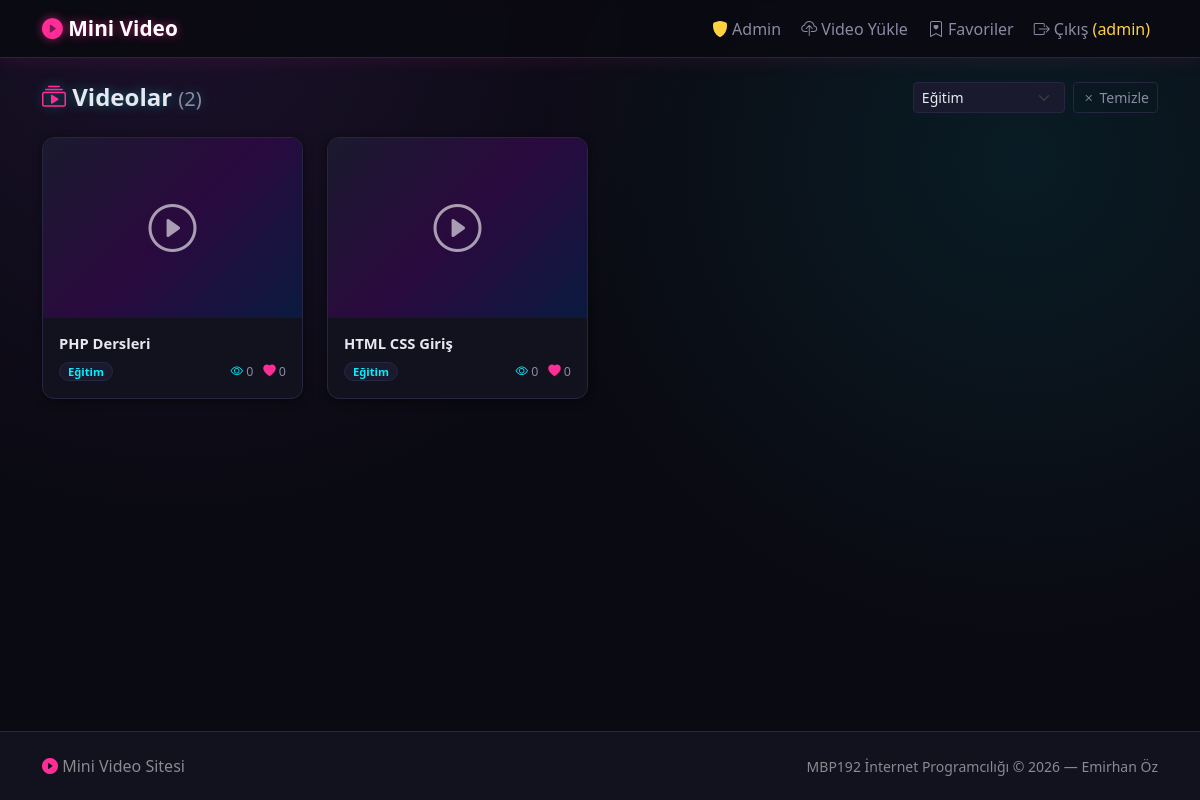
Page /index.php?category=1 (signed in) on the committed database.
### tables this page shows
CREATE TABLE Videos (
    VideoID      INT           AUTO_INCREMENT PRIMARY KEY,
    Title        VARCHAR(200)  NOT NULL,
    Description  TEXT          NULL,
    VideoURL     VARCHAR(500)  NOT NULL,
    ThumbnailURL VARCHAR(500)  NULL,
    CategoryID   INT           NULL,
    UploaderID   INT           NOT NULL,
    ViewCount    INT           NOT NULL DEFAULT 0,
    CreatedAt    DATETIME      NOT NULL DEFAULT CURRENT_TIMESTAMP,
    FOREIGN KEY (CategoryID)  REFERENCES Categories(CategoryID) ON DELETE SET NULL,
    FOREIGN KEY (UploaderID)  REFERENCES Users(UserID) ON DELETE CASCADE
);

CREATE TABLE Categories (
    CategoryID   INT         AUTO_INCREMENT PRIMARY KEY,
    CategoryName VARCHAR(50) NOT NULL UNIQUE
);

### index.php (the view, shortened to what this page needs)
<?php
require_once __DIR__ . '/db.php';
include_once __DIR__ . '/header.php';
$catResult = $conn->query("SELECT * FROM Categories ORDER BY CategoryName");
$categories = $catResult->fetch_all(MYSQLI_ASSOC);
$selectedCat = isset($_GET['category']) ? (int)$_GET['category'] : 0;
if ($selectedCat > 0) {
    $stmt = $conn->prepare("
        SELECT v.*, c.CategoryName, u.Username,
               (SELECT COUNT(*) FROM Likes l WHERE l.VideoID = v.VideoID) AS LikeCount
        FROM Videos v
        LEFT JOIN Categories c ON v.CategoryID = c.CategoryID
        JOIN Users u ON v.UploaderID = u.UserID
        WHERE v.CategoryID = ?
        ORDER BY v.CreatedAt DESC
    ");
    $stmt->bind_param('i', $selectedCat);
    $stmt->execute();
    $videos = $stmt->get_result()->fetch_all(MYSQLI_ASSOC);
}
?>
<div class="container mt-4">
    <div class="d-flex justify-content-between align-items-center mb-4 flex-wrap gap-3">
        <h1 class="page-title mb-0">
            <i class="bi bi-collection-play text-danger"></i> Videolar
            <span class="text-muted fs-5 fw-normal">(<?= count($videos) ?>)</span>
        </h1>
        <form method="GET" class="d-flex gap-2 align-items-center category-filter">
            <select name="category" class="form-select form-select-sm" onchange="this.form.submit()">
                <?php foreach ($categories as $cat): ?>
                    <option value="<?= $cat['CategoryID'] ?>"
                        <?= $selectedCat === (int)$cat['CategoryID'] ? 'selected' : '' ?>>
                        <?= htmlspecialchars($cat['CategoryName'], ENT_QUOTES, 'UTF-8') ?>
                    </option>
                <?php endforeach; ?>
            </select>
            <?php if ($selectedCat > 0): ?>
                <a href="index.php" class="btn btn-sm btn-outline-secondary text-nowrap">
                    <i class="bi bi-x"></i> Temizle
                </a>
            <?php endif; ?>
        </form>
    </div>
    <?php if (empty($videos)): ?>
        <div class="text-center py-5 text-muted">
            <i class="bi bi-camera-video-off" style="font-size:3.5rem; opacity:0.4;"></i>
            <h5 class="mt-3">Bu kategoride video bulunamadı.</h5>
            <a href="index.php" class="btn btn-outline-secondary mt-2">Tüm videolara bak</a>
        </div>
    <?php else: ?>
        <div class="row row-cols-1 row-cols-sm-2 row-cols-md-3 row-cols-xl-4 g-4">
            <?php foreach ($videos as $video): ?>
                <div class="col">
                    <a href="video_detail.php?id=<?= $video['VideoID'] ?>" class="text-decoration-none text-dark">
                        <div class="card video-card h-100">
                            <?php if (!empty($video['ThumbnailURL'])): ?>
                                <div class="thumbnail-placeholder" style="display:none;">
                                    <i class="bi bi-play-circle text-white" style="font-size:3rem;opacity:.6;"></i>
                                </div>
                            <?php else: ?>
                                <div class="thumbnail-placeholder">
                                    <i class="bi bi-play-circle text-white" style="font-size:3rem;opacity:.6;"></i>
                                </div>--
                            <?php endif; ?>
                            <div class="card-body">
                                <h6 class="card-title">
                                    <?= htmlspecialchars($video['Title'], ENT_QUOTES, 'UTF-8') ?>
                                </h6>
                                <div class="card-stats d-flex justify-content-between align-items-center mt-2">
                                    <span>
                                        <?php if ($video['CategoryName']): ?>
                                            <span class="badge bg-secondary badge-category">
                                                <?= htmlspecialchars($video['CategoryName'], ENT_QUOTES, 'UTF-8') ?>
                                            </span>
                                        <?php endif; ?>
                                    </span>
                                    <span>
                                        <i class="bi bi-eye"></i> <?= number_format($video['ViewCount']) ?>
                                        <i class="bi bi-heart-fill text-danger"></i> <?= number_format($video['LikeCount']) ?>
                                    </span>
                                </div>
                            </div>
                        </div>
                    </a>
                </div>
            <?php endforeach; ?>
        </div>
    <?php endif; ?>
</div>
<?php include_once __DIR__ . '/footer.php'; ?>

### style.css (style rules this page uses)
:root { --bg: #0a0a12; --surface: #12121f; --surface-2: #1a1a2e; --border: #262640; --text: #e8e8f0; --text-muted: #8a8aa3; --neon-pink: #ff2d95; --neon-cyan: #00f0ff; --neon-purple: #b14dff; --neon-green: #39ff88; --neon-yellow: #ffd23f; }
body { background-color: var(--bg); background-image: radial-gradient(circle at 15% 0%, rgba(177,77,255,0.10), transparent 40%), radial-gradient(circle at 85% 20%, rgba(0,240,255,0.08), transparent 40%); background-attachment: fixed; color: var(--text); font-family: 'Segoe UI', Tahoma, Geneva, Verdana, sans-serif; }
.text-dark { color: var(--text) !important; }
.text-muted { color: var(--text-muted) !important; }
a { color: var(--neon-cyan); }
.card { background-color: var(--surface); border: 1px solid var(--border) !important; color: var(--text); }
.video-card { border: 1px solid var(--border) !important; border-radius: 12px; overflow: hidden; background-color: var(--surface); box-shadow: 0 2px 8px rgba(0,0,0,0.5); transition: transform 0.2s ease, box-shadow 0.2s ease, border-color 0.2s ease; }
.video-card .thumbnail-placeholder { height: 180px; background: linear-gradient(135deg, #1a1a2e 0%, #2a0a3e 50%, #0a1a3e 100%); display: flex; align-items: center; justify-content: center; }
.video-card .card-title { color: var(--text) !important; font-size: 0.92rem; font-weight: 600; margin-bottom: 6px; display: -webkit-box; -webkit-line-clamp: 2; -webkit-box-orient: vertical; overflow: hidden; line-height: 1.35; }
.video-card .card-stats { font-size: 0.78rem; color: var(--text-muted); }
.video-card .card-stats .bi-eye { color: var(--neon-cyan); }
.form-control, .form-select { background-color: var(--surface-2); border: 1px solid var(--border); color: var(--text); }
.form-label, dt, dd, .card-body, p, h1,h2,h3,h4,h5,h6 { color: var(--text); }
.btn-secondary, .btn-outline-secondary { color: var(--text-muted); border-color: var(--border); background: transparent; }
.text-danger { color: var(--neon-pink) !important; }
.badge.bg-secondary { background: var(--surface-2) !important; color: var(--neon-cyan); border: 1px solid var(--border); }
.badge-category { font-size: 0.7rem; padding: 3px 8px; border-radius: 10px; }
.category-filter { max-width: 320px; }
.page-title { font-size: 1.5rem; font-weight: 700; color: var(--text); text-shadow: 0 0 12px rgba(0,240,255,0.35); }
html, body { min-height: 100%; }
body { min-height: 100vh; display: flex; flex-direction: column; }
body > .container, body > .container-fluid { flex: 1 0 auto; }

### rows in the picture
videos: Title "PHP Dersleri", CategoryID.CategoryName "Eğitim", ViewCount "0", LikeCount "0"
videos: Title "HTML CSS Giriş", CategoryID.CategoryName "Eğitim", ViewCount "0", LikeCount "0"

### other values in the picture
$_SESSION['username'] "admin"
count($videos) "2"
form field category "Eğitim"
